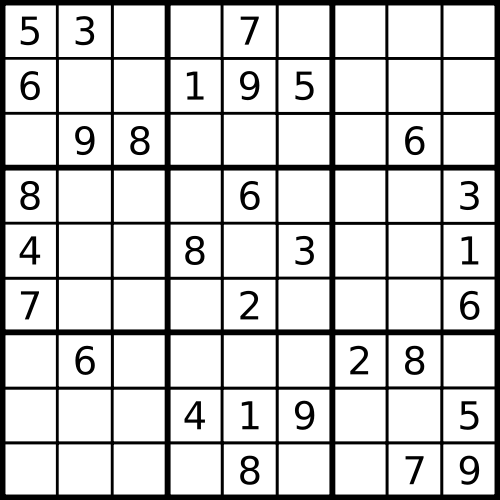
#> input picture sudoku/example/sudoku.png, 500 x 500 px
$ python sudoku.py example/sudoku.png   (Python 2 division)
#> lines starting #> are read from the running program, lines starting #| are printed output that depends on the picture; after the words box and inside, x2 and y2 are one past the last pixel; in counts of white or black regions, pixels touching at a corner belong together
#> in main, img is the input picture: PIL image 500x500 RGBA; mean R, G, B, A 208.7, 208.7, 208.7, 255
"""
A really basic sudoku solver.
Reads in an image and solves the sudoku using constraints programming.
Requires gocr for the OCR (http://jocr.sourceforge.net/),
and modules PIL (http://www.pythonware.com/products/pil/)
and python-constraint (http://labix.org/python-constraint).

Currently doesn't really work for JPEG images,
but has been tested with GIF and PNG.

Usage: python sudoku.py <image_file>

TODO: improve JPEG support, improve OCR,
extract grids from photos, output solutions
back to image.
"""

__author__ = 'Ali Scott'

import os
import tempfile
import subprocess

from constraint import Problem, AllDifferentConstraint
from PIL import Image

GOCR_CMD = """gocr -a 50 -C '1-9' -i"""

def parse_image(img):
    """ Retrieves the sudoku data from the image.
    """
    img = img.convert('1') # convert to black and white
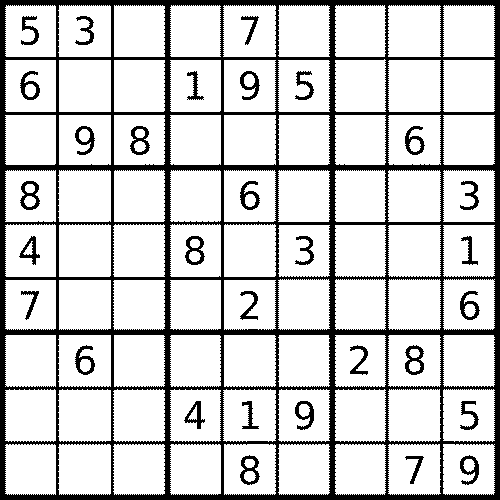
#> img: PIL image 500x500 1; 81.9% white; 31 black regions, largest, box (x1, y1, x2, y2) and area: (0, 0, 500, 500) 38613, (405, 345, 424, 375) 274, (185, 236, 205, 265) 269
    pixels = img.load()
    sudoku_data = []
    (w, h) = img.size
#> w = 500; h = 500
    for row in range(0, 9):
        for col in range(0, 9):
            (box_w, box_h) = (float(w) / 9, float(h) / 9)
            # get bounds of box
            (l, t, r, b) = (int(col * box_w), int(row * box_h),
                            int((col + 1) * box_w), int((row + 1) * box_h))
            # get black pixel close to centre of box
            black_pixel = _get_nearby_pixel(pixels, int(l + box_w / 2),
                                            int(t + box_h / 2),
                                            (l, t, r, b), lambda p: p < 1)
            # if no black pixel found, then no number in box
            if not black_pixel:
                sudoku_data.append(None)
                continue
            # get bounds of number
            bounds = _get_bounds(pixels, black_pixel[0], black_pixel[1],
                                (l, t, r, b), lambda p: p < 1)
            # if bounds not found within box then no number in box
            if not bounds:
                sudoku_data.append(None)
                continue
            # perform OCR on number
            cropped = img.crop(bounds)
            temp = tempfile.NamedTemporaryFile(suffix='.pbm')
            cropped.convert('1').save(temp.name)
            gocr = subprocess.Popen(GOCR_CMD.split() + [temp.name],
                                    stdout=subprocess.PIPE,
                                    stderr=subprocess.PIPE)
            temp.close()
            result = gocr.communicate()[0]
            # check result is valid
            try:
                result = int(result.strip())
                if result in range(0, 10):
                    sudoku_data.append(result)
                else:
                    sudoku_data.append(None)
            except ValueError:
                sudoku_data.append(None)
#> this loop made 1 pass
#> pass 1, in parse_image, `cropped.convert('1').save(temp.name)`:
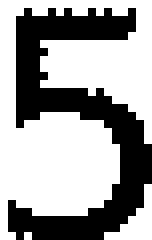
#> saved as tmpkwonh0is.pbm: PIL image 19x30 1 (shown 8 times larger); 62.8% white; 1 black region, box (x1, y1, x2, y2) and area: (1, 1, 19, 30) 212
#> after the loop, sudoku_data = []
    return sudoku_data

def _get_bounds(pixels, x, y, area, condition=lambda p: p < 1):
    """ Extracts the bounds of a blob which contains
    pixel x, y and lies within specified area.
    A condition function can be specified to specify
    the conditions for a blob pixel. If no condition
    is pixel is part of the blob if it is black.
    """
    (l, t, r, b) = (x - 1, y -1, x + 1, y + 1)
    (al, at, ar, ab) = area
    l_found = t_found = r_found = b_found = False
    prev = None
    while False in (l_found, t_found, r_found, b_found):
        if (l, t, r, b) == prev:
            return None
        prev = (l, t, r, b)
        l_found = t_found = r_found = b_found = True
        for j in range(t, b + 1):
            if condition(pixels[l, j]):
                l_found = False
                l = max(l - 1, al)
                break
        for i in range(l, r + 1):
            if condition(pixels[i, t]):
                t_found = False
                t = max(t - 1, at)
                break
        for j in range(t, b + 1):
            if condition(pixels[r, j]):
                r_found = False
                r = min(r + 1, ar - 1)
                break
        for i in range(l, r + 1):
            if condition(pixels[i, b]):
                b_found = False
                b = min(b + 1, ab - 1)
                break
    return (l, t, r, b)


def _get_nearby_pixel(pixels, x, y, area, condition):
    """ Gets a nearby pixel to pixel x, y that is within the
    specified area and matches the specified condition.
    Note: this does not necessarily return the closest
    pixel distance-wise.
    """
    l = r = x
    t = b = y
    (al, at, ar, ab) = area
    while not (l == al and t == at and \
               r == ar - 1 and b == ab - 1):
        for i in range(l, r + 1):
            if condition(pixels[i, t]):
                return (i, t)
            if condition(pixels[i, b]):
                return (i, b)
        for j in range(b - 1, t):
            if condition(pixels[l, j]):
                return (l, j)
            if condition(pixels[i, j]):
                return (r, j)
        l = max(l - 1, al)
        t = max(t - 1, at)
        r = min(r + 1, ar - 1)
        b = min(b + 1, ab - 1)
    return None

def solve(sudoku_data):
    """ Solves the sudoku using simple constraints programming.
    Returns a list of solutions. Multiple solutions may be found if
    the sudoku wasn't parsed correctly.
    """
    problem = Problem()
    # add known numbers
    for i in range(0, 81):
        problem.addVariable(i, [int(sudoku_data[i])]
                                   if sudoku_data[i]
                                   else range(1, 10))
    for i in range(0, 9):
        # row constraint
        problem.addConstraint(AllDifferentConstraint(),
                              range(i * 9, i * 9 + 9))
        # column constraint
        problem.addConstraint(AllDifferentConstraint(),
                              [(i + 9 * c) for c in range(0, 9)])
        # box constraint
        problem.addConstraint(AllDifferentConstraint(),
                              [(i * 3) + (i / 3 * 18) + (9 * j) + k
                                  for j in range(0, 3)
                                    for k in range(0, 3)])
    return problem.getSolutions()


def output(sudoku_data):
    """ Outputs the sudoku in rows and columns.
    """
    for row in range(0, 9):
        if row in (3, 6):
            print """------+-------+-------"""
        for col in range(0, 9):
            if col in (3, 6):
                print '|',
            print sudoku_data[row * 9 + col] or ' ',
        print '\n',


def main():
    """ Takes a sudoku image file name as an argument and displays
    the solution.
    """
    import sys
    if len(sys.argv) < 2:
        print """Usage: python sudoku.py <image_file>"""
        sys.exit(0)
    input_file = sys.argv[1]
    try:
        img = Image.open(input_file)
    except IOError:
        print """Error: could not open file %s""" % (input_file)
        sys.exit(0)
    parsed = parse_image(img)
    if not any(parsed):
        print """Could not be parsed"""
        sys.exit(0)
    print """Parsed as:"""
    output(parsed)
    print '\n'
    solutions = solve(parsed)
    if not solutions:
        print """No solution found"""
        sys.exit(0)
    if len(solutions) > 1:
        print """Multiple solutions found:"""
    else:
        print """Solution:"""
    for solution in solutions:
        output(solution)
        print '\n'


if __name__ == '__main__':
#> (the run stopped early here; a loop or call above may not have finished)
